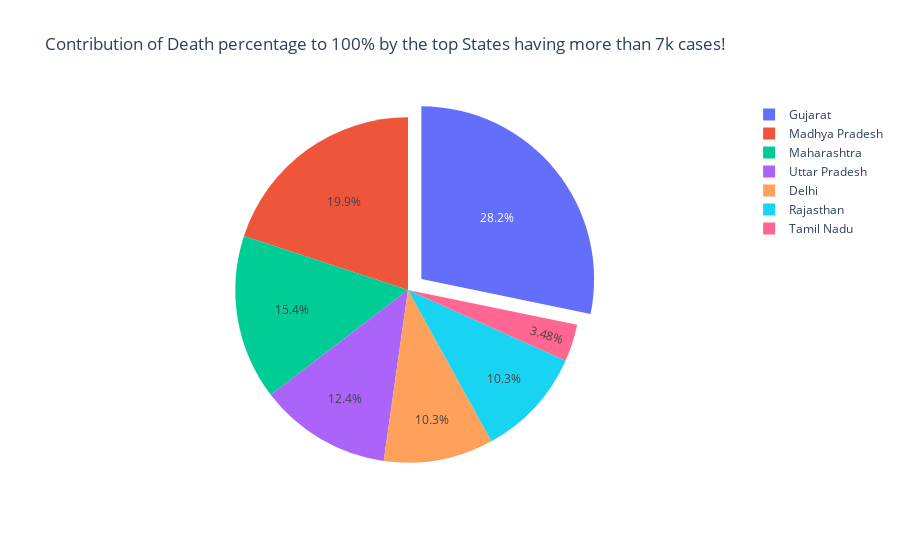

Notebook cell for this chart:
### Code cell
labels = cases_above_7k['State/UnionTerritory']
values = cases_above_7k['Death_Precent']

# pull is given as a fraction of the pie radius
fig = go.Figure(data=[go.Pie(labels=labels, values=values, pull=[0, 0.1, 0, 0])])
fig.update_layout(title_text = 'Contribution of Death percentage to 100% by the top States having more than 7k cases!')
death_percent_plot = PATH +'/death_percent_plot'
pt.offline.plot(fig,filename = death_percent_plot)
fig.show()

### Figure 1 — Plotly figure (JSON) as saved in the notebook; plotly's stock layout.template omitted (floating-point values rounded to 4 significant figures)
{"data": [{"labels": ["Delhi", "Gujarat", "Madhya Pradesh", "Maharashtra", "Rajasthan", "Tamil Nadu", "Uttar Pradesh"], "pull": [0, 0.1, 0, 0], "type": "pie", "values": [2.24, 6.16, 4.35, 3.37, 2.24, 0.76, 2.7]}], "layout": {"title": {"text": "Contribution of Death percentage to 100% by the top States having more than 7k cases!"}}}
